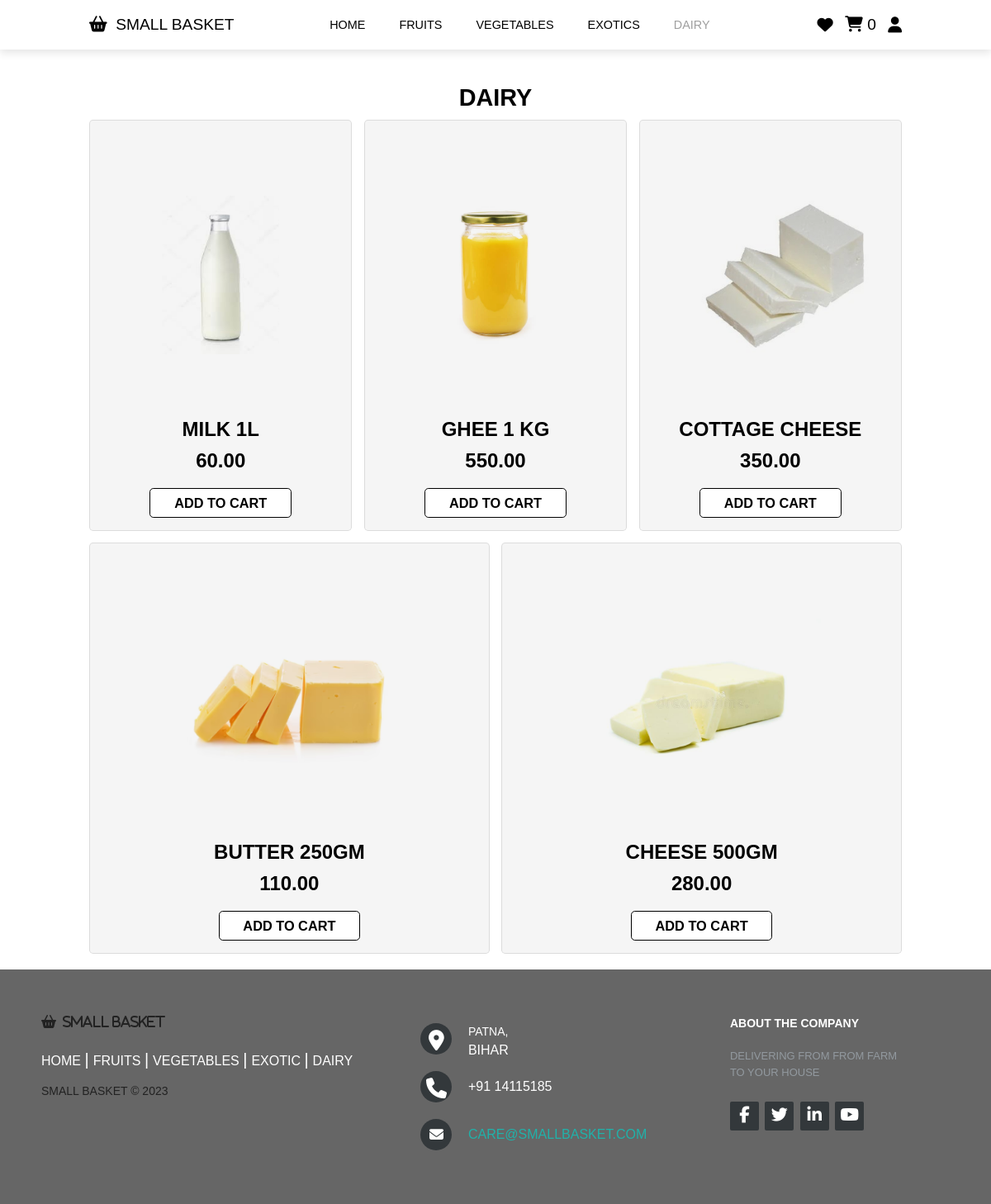
The app's page /dairy.php with its own data.
### tables this page shows
CREATE TABLE `products` (
  `id` int(11) NOT NULL,
  `name` varchar(255) NOT NULL,
  `description` text DEFAULT NULL,
  `price` decimal(10,2) NOT NULL,
  `image` varchar(255) DEFAULT NULL,
  `created_at` timestamp NOT NULL DEFAULT current_timestamp(),
  `updated_at` timestamp NOT NULL DEFAULT current_timestamp() ON UPDATE current_timestamp()
);

### dairy.php (the view, shortened to what this page needs)
<html>
<head>
    <link rel="stylesheet" href="css/style.css">
    <link rel="stylesheet" href="css/style2.css">
</head>
<body>
    <header>
        <a href="#" class="logo"><i class="fa-sharp fa-solid fa-basket-shopping"></i>&nbsp; SMALL BASKET</i></a>
        <nav class="navbar">
            <a href="index.php">Home</a>
            <a href="fruit.php">FRUITS</a>
            <a href="veggies.php">VEGETABLES</a>
            <a href="exotics.php">EXOTICS</a>
            <a style="color: #9F9F9F " href="dairy.php">DAIRY</a>
        </nav>
        <div class="icons">
            <a href="#"><i class="fa fa-heart"></i></a>
            <a href="#" class="cart-icon">
                <i class="fa fa-shopping-cart"></i>
                <span class="cart-count">0</span>
            </a>
            <?php
            if (isset($_SESSION['name'])) {
                echo '<div class="dropdown">
            <button class="dropbtn">Welcome, ' . $_SESSION['name'] . ' ▼</button>
            <div class="dropdown-content">
                <a href="account.php">My Account</a>
                <a href="orders.php">My Orders</a>
                <a href="logout.php">Logout </a>
            </div>
          </div>';
            } else {
                echo '<div class="login">
                <a href="login.html"><i class="fa fa-user"></i></a>
          </div>';
            }
            ?>
        </div>
    </header>
    <br><br><br>
    <section class="product" id="product">
        <h1 class="heading">DAIRY <span></span></h1>
        <div class="box-container">
            <?php
            $servername = "localhost:3306";
            $username = "root";
            $password = "";
            $dbname = "farmbasket";
            $conn = new mysqli($servername, $username, $password, $dbname);
            $sql = "SELECT * FROM products WHERE description = 'dairy'";
            $result = $conn->query($sql);
            if ($result->num_rows > 0) {
                while ($row = $result->fetch_assoc()) {
                    echo '<div class="box">';
                    echo '<div class="content">';
                    echo '<img src="' . $row["image"] . '" alt="' . $row["name"] . '">';
                    echo '<h3>' . $row["name"] . '</h3>';
                    echo '<div class="price">' . $row["price"] . '</div>';
                    echo '<button class="btn" onclick="addToCart(this)">Add to Cart</button>';
                    echo '</div>';
                    echo '</div>';
                }
            } else {
                echo "No products found.";
            }
            ?>
        </div>
    </section>
    <footer class="footer-distributed">
        <div class="footer-left">
            <i class="fa-sharp fa-solid fa-basket-shopping">&nbsp; SMALL BASKET</i>
            <p class="footer-links">
                <a href="index.php" class="link-1">Home</a>
                <a href="fruit.php">Fruits</a>
                <a href="veggies.php">Vegetables</a>
                <a href="exotics.php">Exotic</a>
                <a href="dairy.php">Dairy</a>
            </p>
            <p class="footer-company-name">SMALl BASKET © 2023</p>
        </div>
        <div class="footer-center">
        <div>
                <i class="fa fa-map-marker"></i>
                <p><span>PATNA,</span> BIHAR</p>
            </div>
            <div>
                <i class="fa fa-phone"></i>
                <p>+91 14115185 </p>
            </div>
            <div>
                <i class="fa fa-envelope"></i>
                <p><a href="mailto:care@smallbasket.com">care@smallbasket.com</a></p>
            </div>
        </div>
        <div class="footer-right">
            <p class="footer-company-about">
                <span>About the company</span>
                Delivering from from Farm to your House
            </p>
            <div class="footer-icons">
                <a href="#"><i class="fa fa-facebook"></i></a>
                <a href="#"><i class="fa fa-twitter"></i></a>
                <a href="#"><i class="fa fa-linkedin"></i></a>
                <a href="#"><i class="fa fa-youtube"></i></a>
            </div>
        </div>
    </footer>
</body>
</html>

### css/style.css (style rules this page uses)
* { font-family:Arial, Helvetica, sans-serif; margin: 0; padding: 0; box-sizing: border-box; outline: none; border: none; text-decoration: none; text-transform: uppercase; transition: all .1s linear; }
html { font-size: 60%; scroll-padding-top: 6rem; scroll-behavior: smooth; }
header { position: fixed; top: 0; left: 0; right: 0; z-index: 1000; background: #fff; padding: 2rem 9%; display: flex; align-items: center; justify-content: space-between; box-shadow: 0 .5rem 1rem rgba(0, 0, 0, .1); }
header .logo { font-size: 2rem; color: #000; font-weight: 500; }
header .navbar a { font-size: 1.5rem; color: #000; margin: 0 2rem; }
header .icons a { font-size: 2rem; color: #000; margin-left: 1.5rem; }
section { margin-top: 5vh; padding: 2rem 9%; }
.btn { display: inline-block; margin-top: 1rem; border-radius: .5rem; border: .2rem solid #000; font-weight: bolder; font-size: 1.7rem; color: #000; cursor: pointer; background: #fff; padding: .8rem 3rem; }
.heading { text-align: center; font-size: 3rem; padding: 10px; font-weight: bolder; text-transform: uppercase; }
.product .box-container { display: flex; flex-wrap: wrap; gap: 1.5rem; }
.product .box-container .box { border: .1rem solid rgba(0, 0, 0, .1); border-radius: .5rem; text-align: center; position: relative; overflow: hidden; background: #f5f5f5; flex: 1 1 30rem; }
.product .box-container .content { padding: 1.5rem; }
.product .box-container .box img { height: 20rem; transform: rotate(0deg); margin: 8rem 2rem; mix-blend-mode: multiply; }
.product .box-container .box .content h3 { color: #000; font-size: 2.5rem; }
.product .box-container .box .content .price { color: #000; font-size: 2.5rem; font-weight: bolder; padding: 1rem 0; }
.footer-distributed { background: #666; box-shadow: 0 1px 1px 0 rgba(0, 0, 0, 0.12); box-sizing: border-box; width: 100%; text-align: left; font: bold 16px sans-serif; padding: 55px 50px; color: #222; }
.footer-distributed .footer-left, .footer-distributed .footer-center, .footer-distributed .footer-right { display: inline-block; vertical-align: top; }
.footer-distributed .footer-left { width: 40%; }
.footer-distributed .footer-links { color: #ffffff; margin: 20px 0 12px; padding: 0; }
.footer-distributed .footer-links a { display:inline-block; line-height: 1.8; font-weight:400; text-decoration: none; color: inherit; }
.footer-distributed .footer-company-name { color: #222; font-size: 14px; font-weight: normal; margin: 0; }
.footer-distributed .footer-center { width: 35%; }
.footer-distributed .footer-center i { background-color: #33383b; color: #ffffff; font-size: 25px; width: 38px; height: 38px; border-radius: 50%; text-align: center; line-height: 42px; margin: 10px 15px; vertical-align: middle; }
.footer-distributed .footer-center i.fa-envelope { font-size: 17px; line-height: 38px; }
.footer-distributed .footer-center p { display: inline-block; color: #ffffff; font-weight:400; vertical-align: middle; margin:0; }
.footer-distributed .footer-center p span { display:block; font-weight: normal; font-size:14px; line-height:2; }
.footer-distributed .footer-center p a { color: lightseagreen; text-decoration: none;; }
.footer-distributed .footer-links a:before { content: "|"; font-weight:300; font-size: 20px; left: 0; color: #fff; display: inline-block; padding-right: 5px; }
.footer-distributed .footer-links .link-1:before { content: none; }
.footer-distributed .footer-right { width: 20%; }
.footer-distributed .footer-company-about { line-height: 20px; color: #92999f; font-size: 13px; font-weight: normal; margin: 0; }
.footer-distributed .footer-company-about span { display: block; color: #ffffff; font-size: 14px; font-weight: bold; margin-bottom: 20px; }
.footer-distributed .footer-icons { margin-top: 25px; }
.footer-distributed .footer-icons a { display: inline-block; width: 35px; height: 35px; cursor: pointer; background-color: #33383b; border-radius: 2px; font-size: 20px; color: #ffffff; text-align: center; padding-top: 6px !important; margin-right: 3px; margin-bottom: 5px; }
.icons { display: flex; align-items: center; }

### records on screen
products: image (picture), name "MILK 1L", price "60.00"
products: image (picture), name "GHEE 1 KG", price "550.00"
products: image (picture), name "COTTAGE CHEESE", price "350.00"
products: image (picture), name "BUTTER 250GM", price "110.00"
products: image (picture), name "CHEESE 500GM", price "280.00"
